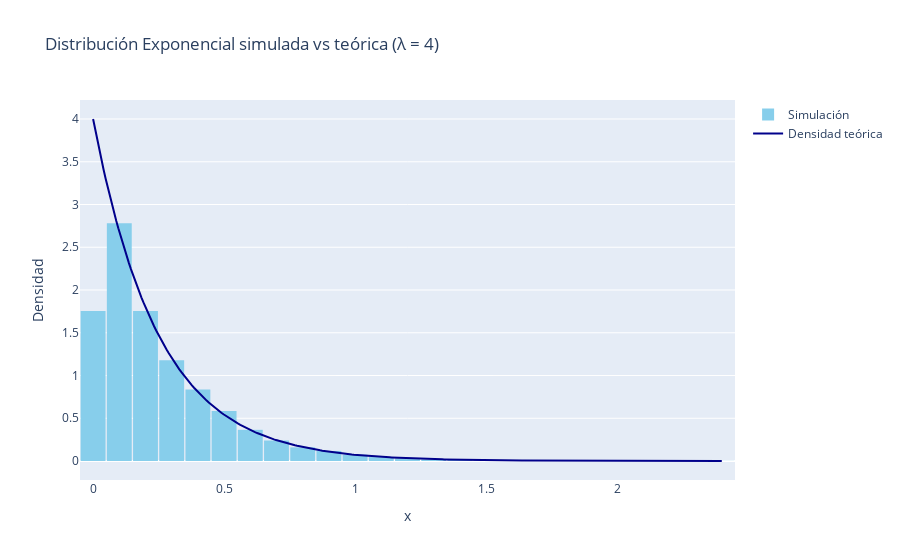

Write notebook code for a chart like this one.
### Markdown cell above
#### Ejemplo: Distribución exponencial

Sea $\lambda>0$, entonces a través del teorema se puede generar una v.a. exponencial.

Sea $U \sim Unif[0,1]$, entonces si $X\sim Exp(\lambda)$, entonces

$$f_{X}(x) = \lambda e^{-\lambda x}$$
y que 
$$F_X(x) = 1 - e^{-\lambda x}$$

Sabemos que $1-e^{-\lambda x} = U$, entonces $1-U = e^{-\lambda x}$, y tomando logaritmo, se tiene que 
$ \ln(1-U) = -\lambda x$ y como $U$ es uniforme entonces $U \sim 1-U$, por lo que depejando a $x$, se tiene que 
$$ X = -\frac{\ln(U)}{\lambda} \sim Exp(\lambda) $$

### Code cell
import numpy as np
import plotly.graph_objects as go

# Semilla 
np.random.seed(123)

# Parametro de la exponencial
lambd = 4
# Vamos a simular 10,000 valores
n = 10000

uniformes = np.random.random(n) # Generamos n valores uniformes
exponenciales = -np.log(uniformes) / lambd # Usamos la transformada inversa

# Vamos a crear la curva de la función de densidad teórica, es decir f_X(x) = λe^(-λx)
x_vals = np.linspace(0, exponenciales.max(), 300)
y_vals = lambd * np.exp(- lambd * x_vals)

fig = go.Figure()
fig.add_trace(go.Histogram(
    x=exponenciales,
    nbinsx=40,
    histnorm='probability density',
    marker_color='skyblue',
    name='Simulación'
))

fig.add_trace(go.Scatter(
    x=x_vals,
    y=y_vals,
    mode='lines',
    name='Densidad teórica',
    line=dict(color='darkblue')
))

fig.update_layout(
    title='Distribución Exponencial simulada vs teórica (λ = 4)',
    xaxis_title='x',
    yaxis_title='Densidad',
    bargap=0.05
)
fig.show()

### Figure 1 — Plotly figure (JSON) as saved in the notebook; plotly's stock layout.template omitted (floating-point values rounded to 4 significant figures; data arrays with more than 128 entries replaced by an {"elided": "..."} marker saying what was removed)
{"data": [{"histnorm": "probability density", "marker": {"color": "skyblue"}, "name": "Simulación", "nbinsx": 40, "type": "histogram", "x": {"elided": "10000 float values"}}, {"line": {"color": "darkblue"}, "mode": "lines", "name": "Densidad teórica", "type": "scatter", "x": {"elided": "300 float values"}, "y": {"elided": "300 float values"}}], "layout": {"bargap": 0.05, "title": {"text": "Distribución Exponencial simulada vs teórica (λ = 4)"}, "xaxis": {"title": {"text": "x"}}, "yaxis": {"title": {"text": "Densidad"}}}}
